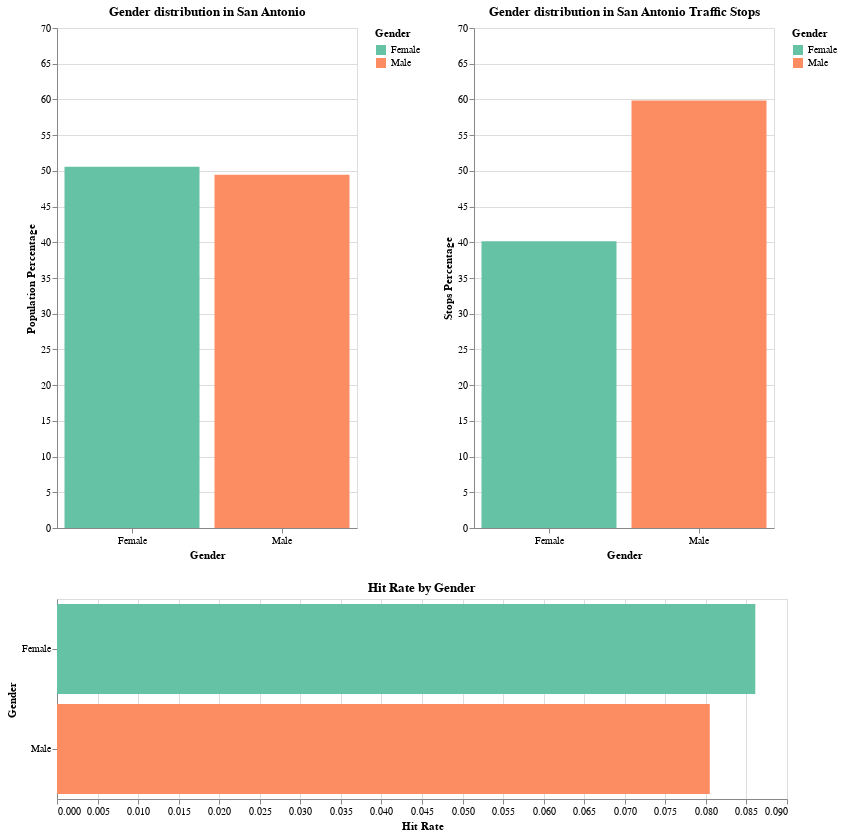

Express this chart as Vega-Lite.
### Vega-Lite specification from a JSON file in a GitHub repository (floating-point values rounded to 4 significant figures)
{"config": {"view": {"continuousWidth": 300, "continuousHeight": 300}}, "vconcat": [{"hconcat": [{"data": {"name": "data-5727bbdf67f888712ea2962d2133cf2c"}, "mark": {"type": "bar"}, "encoding": {"color": {"condition": {"param": "param_2", "field": "subject_sex", "scale": {"scheme": "set2"}, "title": "Gender", "type": "nominal"}, "value": "lightgrey"}, "tooltip": [{"field": "subject_sex", "title": "Gender", "type": "nominal"}, {"field": "percentage", "title": "Percentage", "type": "quantitative"}], "x": {"axis": {"labelAngle": 0}, "bin": false, "field": "subject_sex", "title": "Gender", "type": "nominal"}, "y": {"field": "percentage", "scale": {"domain": [0, 70]}, "title": "Population Percentage", "type": "quantitative"}}, "height": 500, "name": "view_4", "title": "Gender distribution in San Antonio", "width": 300}, {"data": {"name": "data-7424c3449a339ae91476edde686d2a07"}, "mark": {"type": "bar"}, "encoding": {"color": {"condition": {"param": "param_2", "field": "subject_sex", "scale": {"scheme": "set2"}, "title": "Gender", "type": "nominal"}, "value": "lightgrey"}, "tooltip": [{"field": "subject_sex", "title": "Gender", "type": "nominal"}, {"field": "percentage", "title": "Percentage", "type": "quantitative"}], "x": {"axis": {"labelAngle": 0}, "bin": false, "field": "subject_sex", "title": "Gender", "type": "nominal"}, "y": {"field": "percentage", "scale": {"domain": [0, 70]}, "title": "Stops Percentage", "type": "quantitative"}}, "height": 500, "name": "view_5", "title": "Gender distribution in San Antonio Traffic Stops", "width": 300}], "resolve": {"scale": {"color": "independent"}}}, {"data": {"name": "data-b1d9d1a488855d77b98352998efff441"}, "mark": {"type": "bar"}, "encoding": {"color": {"condition": {"param": "param_2", "field": "subject_sex", "legend": null, "scale": {"scheme": "set2"}, "type": "nominal"}, "value": "lightgrey"}, "tooltip": [{"field": "subject_sex", "title": "Gender", "type": "nominal"}, {"field": "hit_rate", "title": "Hit Rate", "type": "quantitative"}], "x": {"bin": false, "field": "hit_rate", "title": "Hit Rate", "type": "quantitative"}, "y": {"field": "subject_sex", "title": "Gender", "type": "nominal"}}, "height": 200, "name": "view_6", "resolve": {"scale": {"color": "independent"}}, "title": "Hit Rate by Gender", "width": 730}], "params": [{"name": "param_2", "select": {"type": "point", "fields": ["subject_sex"]}, "bind": "scales", "views": ["view_4", "view_5", "view_6"]}], "$schema": "https://vega.github.io/schema/vega-lite/v5.8.0.json", "datasets": {"data-5727bbdf67f888712ea2962d2133cf2c": [{"subject_sex": "Female", "num_people": 725249, "percentage": 50.56}, {"subject_sex": "Male", "num_people": 709291, "percentage": 49.44}], "data-7424c3449a339ae91476edde686d2a07": [{"subject_sex": "Male", "stops": 58073, "percentage": 59.86}, {"subject_sex": "Female", "stops": 38937, "percentage": 40.14}], "data-b1d9d1a488855d77b98352998efff441": [{"subject_sex": "Female", "hit_rate": 0.08609}, {"subject_sex": "Male", "hit_rate": 0.08048}]}}
